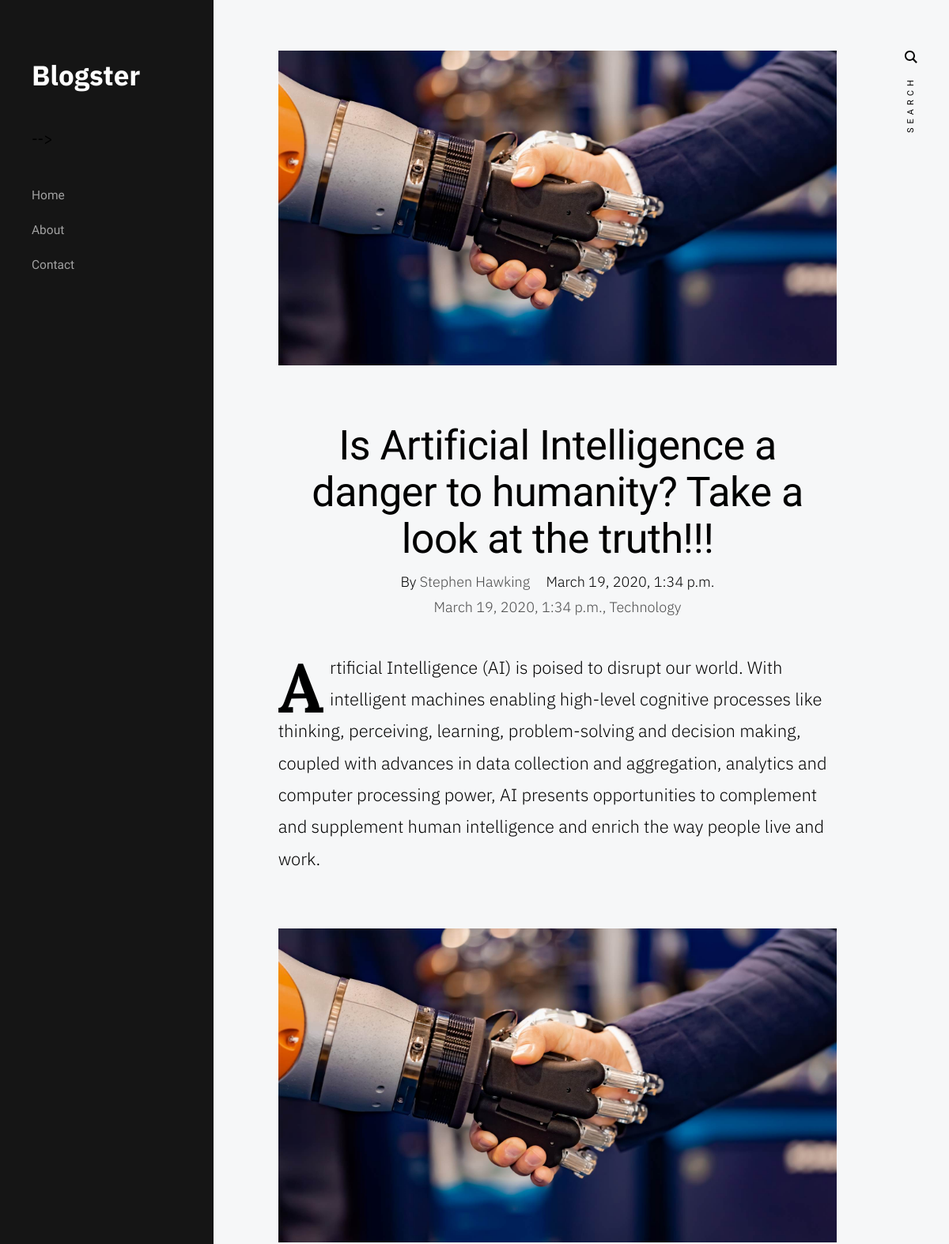
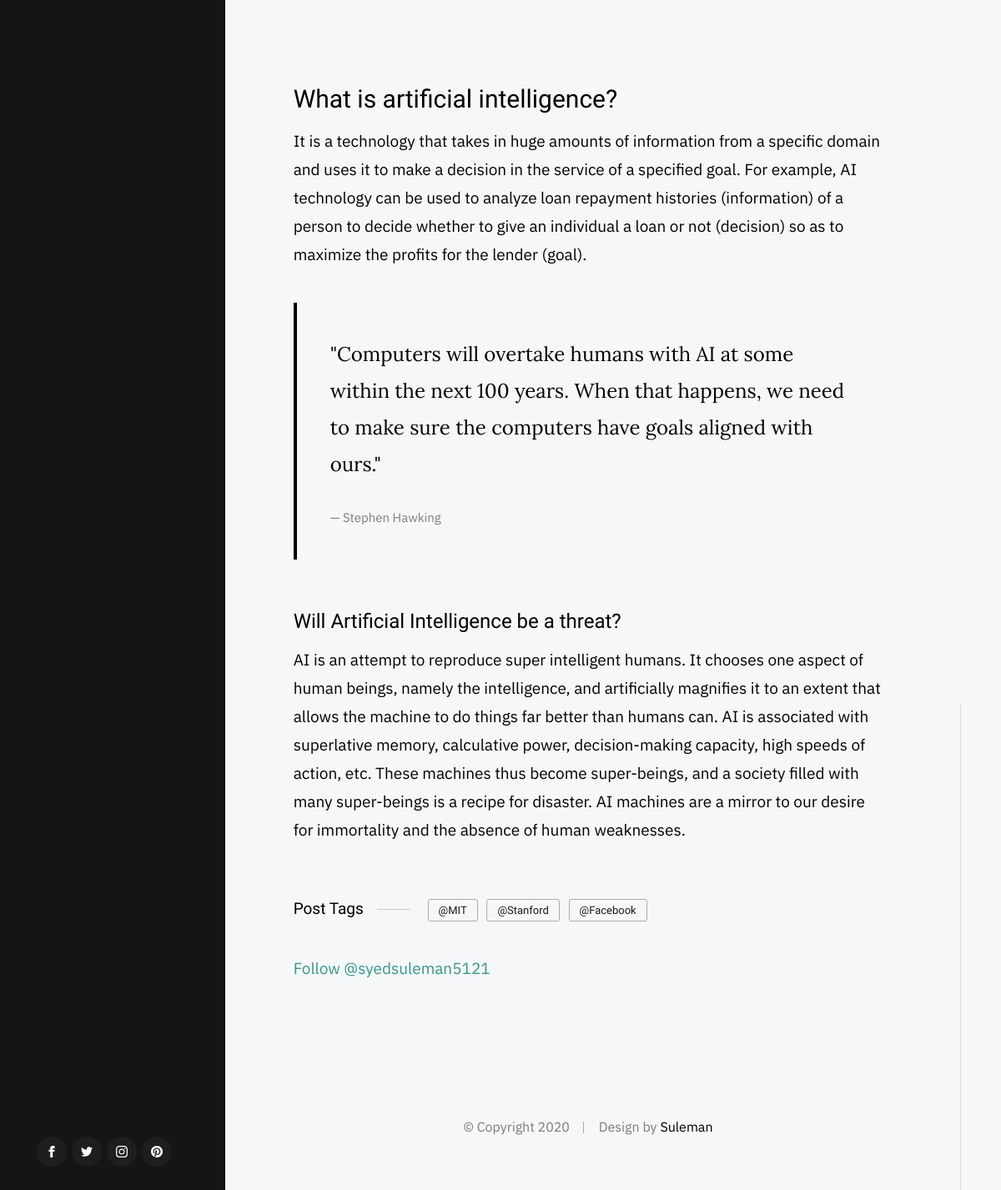
The page /ai/ on the database its author committed (2 pictures, top to bottom).
### blog/models.py (models this page shows, shortened)
class Post(models.Model):
    CATEGORY_CHOICES = (
        ('Technology','Technology'),
        ('Food','Food'),
        ('Travel','Travel'),
        ('Health','Health'),
        ('Lifestyle','Lifestyle'),
    )
    cover = models.FileField(default='') #photo
    cover2 = models.FileField(default='')
    title = models.CharField(max_length=2000,default='')
    slug = models.SlugField(default='')
    author = models.CharField(max_length=2000,default='')
    text = models.TextField(default='')
    text_2 = models.TextField(default='')
    quote = models.CharField(max_length=2000,default='')
    quote_name = models.CharField(max_length=2000,default='')
    l_heading = models.CharField(max_length=2000,default='')
    l_heading_text = models.CharField(max_length=2000,default='')
    s_heading = models.CharField(max_length=2000,default='')
    s_heading_text = models.CharField(max_length=2000,default='')
    category = models.CharField(max_length=2000,choices=CATEGORY_CHOICES)
    created_date = models.DateTimeField(default='')
    tag_1 = models.CharField(max_length=2000,default='')
    tag_2 = models.CharField(max_length=2000,default='')
    tag_3 = models.CharField(max_length=2000,default='')
    class Meta:
        ordering =['-created_date']

### blog/views.py (the view)
# urls.py: path('<slug:slug>/',PostDetailView.as_view(),name='post_detail'),
class PostDetailView(DetailView):
    model = Post
    template_name ='post_detail.html'

### templates/post_detail.html (shortened to what this page needs)
{% extends 'base.html'%}
{% block content %}
        <div class="s-content content">
            <main class="row content__page">
                <article class="column large-full entry format-standard">
                    <div class="media-wrap  entry__media">
                        <div class="entry__post-thumb">
                            <img src="{{post.cover.url}}">
                        </div>
                    </div>
                    <div class="content__page-header entry__header">
                        <h1 class="display-1 entry__title">
                        {{post.title}}
                        </h1>
                        <ul class="entry__header-meta">
                            <li class="author">By <a href="#0">{{post.author}}</a></li>
                            <li class="date">{{object.created_date}}</li>
                            <li class="cat-links">
                                <a href="#0">{{object.created_date}}</a><a href="#0">{{object.category}}</a>
                            </li>
                        </ul>
                    </div>
                    <div class="entry__content">
                        <p class="lead drop-cap">
                            {{object.text}}
                        </p>
                        <p>
                        <img src="{{post.cover.url}}">
                        </p>
                        <h2>{{object.l_heading}}</h2>
                        <p>
                            {{object.l_heading_text}}
                        </p>
                        <blockquote>
                            <p>
                                {{object.quote}}
                            </p>
                            <cite>{{object.quote_name}}</cite>
                        </blockquote>
                        <h3>{{object.s_heading}}</h3>
                        <p>
                       {{object.s_heading_text}}
                        </p>
                        <p class="entry__tags">
                            <span>Post Tags</span>
                            <span class="entry__tag-list">
                                <a href="#0">{{object.tag_1}}</a>
                                <a href="#0">{{object.tag_2}}</a>
                                <a href="#0">{{object.tag_3}}</a>
                            </span>
                        </p>
                        <a href="https://twitter.com/syedsuleman5121?ref_src=twsrc%5Etfw" class="twitter-follow-button" data-show-count="false">Follow @syedsuleman5121</a>
                    </div>
                </article>
{% endblock content %}

### static/css/base.css (style rules this page uses)
html { line-height: 1.15; -webkit-text-size-adjust: 100%; }
body { margin: 0; }
main { display: block; }
h1 { font-size: 2em; margin: 0.67em 0; }
a { background-color: transparent; }
img { border-style: none; }
html { font-size: 62.5%; box-sizing: border-box; }
*, *::before, *::after { box-sizing: inherit; }
body { font-weight: normal; line-height: 1; word-wrap: break-word; -moz-font-smoothing: grayscale; -moz-osx-font-smoothing: grayscale; -webkit-font-smoothing: antialiased; -webkit-overflow-scrolling: touch; -webkit-text-size-adjust: none; }
svg, img, video embed, iframe, object { max-width: 100%; height: auto; }
div, dl, dt, dd, ul, ol, li, h1, h2, h3, h4, h5, h6, pre, form, p, blockquote, th, td { margin: 0; padding: 0; }
p { font-size: inherit; text-rendering: optimizeLegibility; }
ol, ul { list-style: none; }
li { display: block; }
a { text-decoration: none; line-height: inherit; }
.row { width: 89%; max-width: 1200px; margin: 0 auto; display: -ms-flexbox; display: -webkit-flex; display: flex; -webkit-flex-flow: row wrap; -ms-flex-flow: row wrap; flex-flow: row wrap; }
.column { -webkit-flex: 1 1 0%; -ms-flex: 1 1 0%; flex: 1 1 0%; padding: 0 20px; }
.large-12, .large-full { -webkit-flex: 0 0 100%; -ms-flex: 0 0 100%; flex: 0 0 100%; max-width: 100%; }
@media screen and (max-width:1200px) { .column { padding: 0 16px; } }

### rows shown on the page
Post: cover (picture), title "Is Artificial Intelligence a danger to humanity? Take a look at the truth!!!", author "Stephen Hawking", created_date "March 19, 2020, 1:34 p.m.", category "Technology", text "Artificial Intelligence (AI) is poised to disrupt our world. With intelligent machines enabling high-level cognitive processes like thinking, perceiving, learning, problem-solving and decision making, coupled with advances in data collection and aggregation, analytics and computer processing power, AI presents opportunities to complement and supplement human intelligence and enrich the way people live and work.", l_heading "What is artificial intelligence?", l_heading_text "It is a technology that takes in huge amounts of information from a specific domain and uses it to make a decision in the service of a specified goal. For example, AI technology can be used to analyze loan repayment histories (information) of a person to decide whether to give an individual a loan or not (decision) so as to maximize the profits for the lender (goal).", quote "\"Computers will overtake humans with AI at some within the next 100 years. When that happens, we need to make sure the computers have goals aligned with ours.\"", quote_name "Stephen Hawking", s_heading "Will Artificial Intelligence be a threat?", s_heading_text "AI is an attempt to reproduce super intelligent humans. It chooses one aspect of human beings, namely the intelligence, and artificially magnifies it to an extent that allows the machine to do things far better than humans can. AI is associated with superlative memory, calculative power, decision-making capacity, high speeds of action, etc. These machines thus become super-beings, and a society filled with many super-beings is a recipe for disaster. AI machines are a mirror to our desire for immortality and the absence of human weaknesses.", tag_1 "@MIT", tag_2 "@Stanford", tag_3 "@Facebook"
